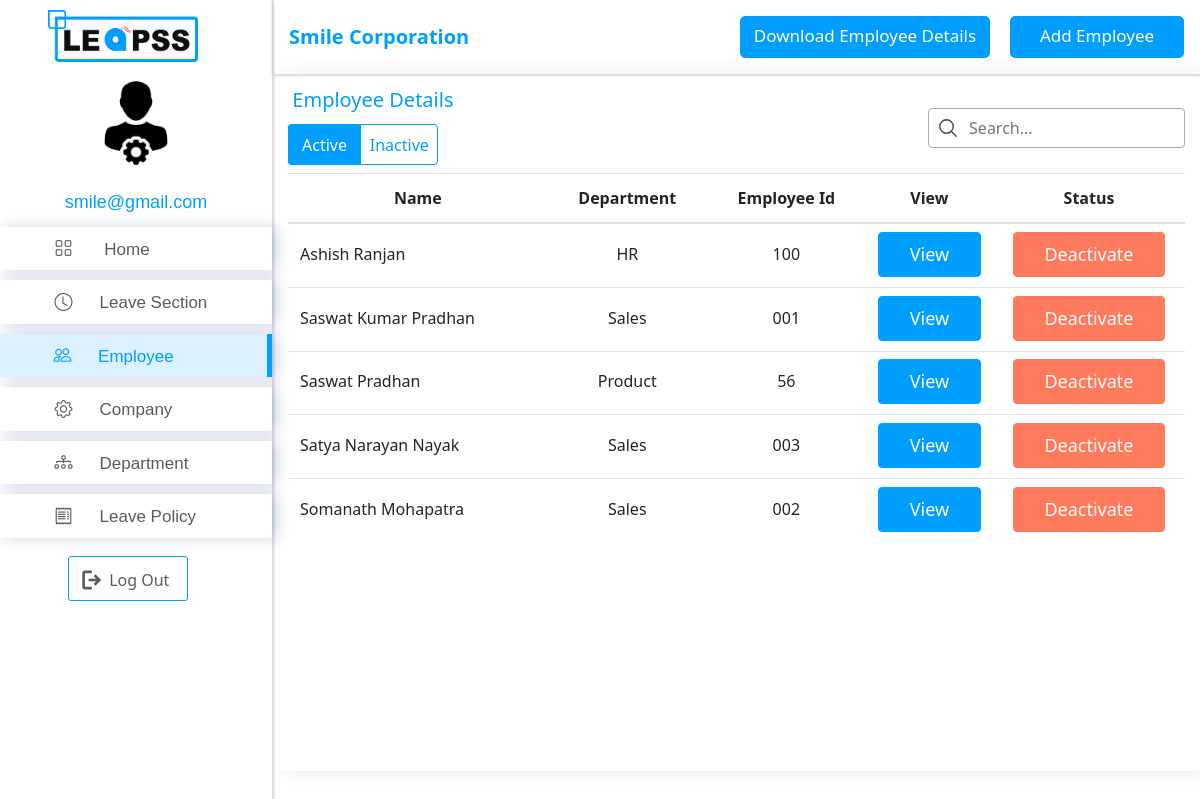
The app's page /activeEmployee (signed in) with its own data.
### app/models.py (models this page shows, shortened)
class Company(models.Model):
    name = models.CharField(max_length=500)
    email = models.EmailField(max_length=500,unique=True)
    website = models.CharField(max_length=500)
    telephone = models.CharField(max_length=500)
    telephone1 = models.CharField(max_length=500, blank=True, null=True)
    telephone2 = models.CharField(max_length=500, blank=True, null=True)
    address = models.CharField(max_length=500)
    pincode = models.CharField(max_length=500)
    city = models.CharField(max_length=500)
    state = models.CharField(max_length=500)
    country = models.CharField(max_length=500)
    username = models.CharField(max_length=500,unique=True,default='admin')
    password = models.CharField(max_length=500, default='12345678')
    setup_completed = models.BooleanField(default=True)
    creation_date = models.DateField(auto_now=True)

class Employee(models.Model):
    user = models.OneToOneField(User, on_delete=models.CASCADE)
    com_id = models.ForeignKey(Company, on_delete=models.CASCADE)
    emp_id = models.CharField(max_length=200,unique=True)
    name = models.CharField(max_length=200)
    company_contact = models.CharField(max_length=100,null=True,blank=True)
    personal_contact = models.CharField(max_length=100)
    present_address = models.CharField(max_length=100,null=True,blank=True)
    permanent_address = models.CharField(max_length=100,null=True,blank=True)
    dob = models.DateField()
    doj = models.DateField()
    gender = models.CharField(max_length=20)
    email = models.EmailField(max_length=70,null=True,blank=True)
    office_email = models.EmailField(max_length=70)
    image = models.ImageField(upload_to='images/', default='user.png')
    status = models.BooleanField(default=True)
    designation = models.CharField(max_length=200)
    level = models.CharField(max_length=100)
    department = models.ForeignKey(Department, on_delete=models.CASCADE)
    reporting = models.ForeignKey("self", null=True, blank=True, on_delete=models.CASCADE)
    deactivate = models.CharField(max_length=5000, null=True, blank=True)
    activate = models.CharField(max_length=5000, null=True, blank=True)

class Department(models.Model):
    com_id = models.ForeignKey(Company, on_delete=models.CASCADE)
    dep_code = models.CharField(max_length=50)
    department = models.CharField(max_length=100)
    def __str__(self):
        return self.department

### app/views.py (the view)
# urls.py: path('activeEmployee', activeEmployee, name='activeEmployee'),
@login_required(login_url='adminLogin')
@user_passes_test(lambda u: is_admin(u) or is_hr(u))
def activeEmployee(request):
    com = Company.objects.filter(username=request.user.username).first()
    if com is None:
        emp = Employee.objects.filter(email=request.user.username).first()
        com = Company.objects.filter(name=emp.com_id).first()
    emp = Employee.objects.filter(status=True, com_id=com).order_by('name')
    context = {'emp':emp,'com':com}
    return render(request, 'activeEmployee.html', context)

### app/views.py (called while the page is built)
def is_admin(user):
    return user.groups.filter(name='ADMIN').exists()

### app/templates/activeEmployee.html (shortened to what this page needs)
<!DOCTYPE html>
<html lang="en">
<head>
    {% load static %}
    <link href="{% static 'assets\css\admin.css' %}" rel="stylesheet">
    <link rel="stylesheet" href="{% static 'assets/css/approvalStatus.css'%}">
    <link rel="stylesheet" href="https://unpkg.com/aos@next/dist/aos.css" />
    <link rel="stylesheet" href="https://cdn.jsdelivr.net/npm/bootstrap@4.6.2/dist/css/bootstrap.min.css">
    <link href='https://unpkg.com/boxicons@2.1.4/css/boxicons.min.css' rel='stylesheet'>
    <link rel="stylesheet" href="https://use.fontawesome.com/releases/v5.0.10/css/all.css">
    <link rel="stylesheet" href="https://cdn.jsdelivr.net/npm/bootstrap-icons@1.10.2/font/bootstrap-icons.css">
</head>
<body id="body-pd">
    <div class="d-flex" id="wrapper">
        <div class="border-end bg-white border-right position-sticky header" id="sidebar-wrapper">
            <div class="justify-content-center">
                <div class="leapss"><img src="{% static 'assets/img/logo.png'%}" alt="">
                  <button class="btn" id="sidebarClose">  </button>
                </div>
            </div>
            <ul class="sidebar-nav " id="sidebar-nav">
                <li class="profile"data-bs-toggle="collapse">
                    <img src="{% static 'assets/img/user.png'%}" alt="" class="img-fluid rounded-circle">
                    <h6>{{user.username}}</h6>
                </li>
            </ul>
            <div class="list-group list-group-flush" style="list-style:none; margin-top: 3%;">
                <li ><a class="list-group-item" href="/adminDashboard"><i class="bi bi-grid" style="margin-left: 20%; font-size:18px;"></i><span></i> <span>Home</span></a></li>
                <li><a class="list-group-item " href="/leaveApplicationDetails"> <i class="bi bi-clock" style="margin-left: 20%;font-size:18px; "></i><span></i><span>Leave Section</span></a></li>
                <li><a class="list-group-item active" href="{% url 'activeEmployee' %}"><i class="bi bi-people" style="margin-left: 20%;font-size:18px;"></i><span></i><span>Employee</span></a></li>
                <li><a class="list-group-item " href="/companySetup"><i class="bi bi-gear"style="margin-left: 20%;font-size:18px;"></i><span></i><span>Company</span></a></li>
                <li><a class="list-group-item" href="{% url 'department' %}"><i class="bi bi-diagram-3"style="margin-left: 20%;font-size:18px;"></i><span></i><span>Department</span></a></li>
                <li><a class="list-group-item " href="/leavePolicySetting"><i class="bi bi-receipt"style="margin-left: 20%;font-size:18px;"></i><span></i><span>Leave Policy</span></a></li>
             </div>
             <div class="logout">
              <a class="nav-link"href="{% url 'logout' %}"><span class="material-symbols-outlined"style="padding:5%;font-weight: 600; position:relative;top:3px;">
                </span><span style="font-family: 'Segoe UI', sans-serif; position:relative;bottom:3px; ">Log Out</span></a>
            </div>
        </div>
        <div id="page-content-wrapper">
            <nav class="navbar navbar-expand-lg  align-items-center justify-content-between border-bottom">
                <div class="logo d-flex align-items-center">
                    <span>{% if com is None %}Your Company Name{% else %}{{  com.name }}{% endif %}</span>
                  </div>
                    <ul class="d-flex align-items-center header-nav">
                      <li style="list-style: none;margin-right:20px;" class="">
                          <a type="button" href="/download_employees" style="width:250px;background-" class="btn">
                            Download Employee Details
                          </a>
                      </li>
                      <li style="list-style: none;"class="addEmp">
                        <a type="button" href="/addEmployee" class="btn ">
                          Add Employee
                        </a>
                    </li>
                    </ul>
            </nav>
            <section class="section container pageClass bg-white rounded dashboard">
                <div class="row" style="margin-top: 1%;">
                  <div class="col-md-6"><h5 style="color: #009eff;padding: 1%;">Employee Details</h5>
                    <p>
                      <p>
                        <a id="activebtn"  href="{% url 'activeEmployee' %}">Active</a>
                        <a id="inactivebtn" href="{% url 'inactiveEmployee' %}">Inactive</a>
                      </p>
                    </p>
                  </div>
                    <div class="col-md-2"></div>
                    <div class="col-md-4"style="padding-left:4%;">
                    <div class="input-group" style="float:inline-end ;margin-bottom: 4%;">
                    <div id="search-autocomplete" class="form-outline">
                      <br>
                      <form method="POST" autocomplete="off" id="search-form" >
                        <div class="inputWithIcon">
                            <input id="search-input" class="search" type="search" placeholder="Search..." autofocus />
                            <ion-icon name="search-outline"></ion-icon>
                        </div>
                    </form>
                    </div>
                    </div>
                    </div> </div>
                    <div class="table-responsive-lg">
                  <table class="table  "style=" overflow-x: hidden; ">
                      <thead style="text-align: center;">
                        <tr>
                          <th scope="col">Name</th>
                          <th scope="col">Department</th>
                          <th scope="col">Employee Id</th>
                          <th scope="col">View</th>
                          <th scope="col">Status</th>
                        </tr>
                      </thead>
                      <tbody style="text-align: center;">
                        {% for emp in emp %}
                        <tr>
                            <td style="text-align:left; margin-left:10%" class='name'>{{ emp.name}}</td>
                            <td class='dep'>{{ emp.department }}</td>
                            <td class='emp_id'>{{ emp.emp_id }}</td>
                            <td>
                              <div class="edit">
                                  <a type="button" style="position: relative; top:-10px"  class="btn btn-primary btn-lg " href="{% url 'viewEmployee' emp.id %}">View</a>
                              </div>
                            </td>
                            <td>
                              <div class="reject">
                                  <a type="button" style="position: relative; top:-10px" class="btn btn-primary btn-lg " style="width: 80%; background-color: #FF7B5D; border: none ;"href="{% url 'deactivateDetail' emp.id %}" onclick="return confirm('Are You Sure?')">Deactivate</a>
                              </div>
                            </td>
                        </tr>
                    {% endfor %}
                      </tbody>
                    </table>
                    </div>
            </section>
        </div>
    </div>
</body>
</html>

### app/static/assets/css/admin.css (style rules this page uses)
:root { --bs-body-bg: #fff; --main-color: #009eff; --bs-body-text-align: center; --border-color:#707070; }
*, *::before, *::after { box-sizing: border-box; font-family: 'Segoe UI', sans-serif; }
@media (prefers-reduced-motion: no-preference) { :root { scroll-behavior: smooth; } }
body { margin: 0; font-family: 'Segoe UI', sans-serif; font-size: var(--bs-body-font-size); font-weight: var(--bs-body-font-weight); line-height: var(--bs-body-line-height); -webkit-text-size-adjust: 100%; -webkit-tap-highlight-color: rgba(0, 0, 0, 0); border-color: var(--border-color); }
nav { box-shadow: 0px 0px 3px #b3b2b2; }
.header-nav li a { position: relative; font-family: 'Segoe UI', sans-serif; font-size: 17px; top: 8px; border:1px solid #009eff; background-color: #009eff; color: #ffffff; border-radius: 5px; position: relative; width: 174px; height: 42px; padding: 10px auto; }
.input-group input { position: relative; height: 42px; }
.input-group { margin-left: 50px; }
.leapss { display: flex; justify-content: center; margin-top: 10px; }
.leapss img { padding: 0%; height: 52px; width: 150px; }
.logout { margin: 5% 25%; align-items: center; }
.logout a { padding: 2% 4% 2%; border: 1px solid; font-size: 16px; border-color: var(--main-color); border-radius: 3px; background-color: #fff; font-family: 'Seoge UI'; color: #5b5b5b; height: 45px; width: 120px; font-family: 'Segoe UI', sans-serif; }
.sidebar-nav { padding: 0; margin: 0; list-style: none; }
.navbar .logo span { text-decoration: none; font-size: 20px; width: 150%; font-weight: BOLD; color: #009eff; font-family: 'Segoe UI', sans-serif; }
.profile img { margin: 15px auto; display: block; height: 100px; width: 100px; object-fit: cover; }
#wrapper { overflow-x: hidden; }
#sidebar-wrapper { min-height: 100vh; margin-left: -17rem; box-shadow: 0 0 3px 0 rgba(0, 0, 0, 0.12), 0 2px 3px 0 rgba(0, 0, 0, 0.22); transition: margin 0.25s ease-out; }
#sidebar-wrapper h6 { font-size: 18px; color: #009eff; margin: 0; padding: 0; -moz-text-align-last: center; text-align-last: center; font-family: "Poppins", sans-serif; }
#sidebar-wrapper .list-group-item { text-decoration: none; padding: 8px 0px; border: none; box-shadow: 5px 0px 15px rgba(1, 41, 112, 0.2); }
#sidebar-wrapper .list-group-item span { margin-left: 5%; font-size: 17px; font-family: "Poppins", sans-serif; }
#sidebar-wrapper .list-group a { color: #5B5B5B; }
#sidebar-wrapper .list-group { margin-top: 10%; width: 17rem; font-size: 16px; border-color: var(--border-color); margin: 0; padding: 0; list-style: none; font-size: 16px; text-align: center; }
#sidebar-wrapper .list-group li { background-color: #FFF; text-align: left; border: none; padding: 5px 0px; }
#sidebar-wrapper .list-group .active { border: none; border-right: 5px solid #009eff; background-color: #DBF1FF; color: var(--main-color); }
#page-content-wrapper { min-width: 100vw; }
.pageClass { height: 87vh; overflow-y: scroll; overflow-x: hidden; }
.dashboard .table tbody tr td { padding-top: 2%; padding-bottom: 0%; }
.dashboard .inputWithIcon { position: relative; display: flex; justify-content: flex-end; }
.dashboard .inputWithIcon input { border: 1px solid #aaa; border-radius: 4px; outline: none; padding: 10px; box-sizing: border-box; padding-left: 40px; height: 40px; }
.dashboard .inputWithIcon ion-icon { position: absolute; left: 25%; top: 2px; padding: 7px 9px; color: #474747; font-size: 22px; }
#activebtn { background-color: #009eff; text-decoration: none; color: #fff; border: 1px solid #009eff; border-radius: 4px; padding: 2% 3%; margin-right: 0%; border-top-right-radius: 0px; border-bottom-right-radius: 0px; height: 50px; }
#inactivebtn { background-color: #fff; text-decoration: none; color: #009eff; border: 1px solid #009eff; border-radius: 4px; margin-left: -5px; border-top-left-radius: 0px; border-bottom-left-radius: 0px; padding: 2% 2%; height: 50px; }
@media (min-width: 768px) { #sidebar-wrapper { margin-left: 0; } }
@media (min-width: 768px) { #page-content-wrapper { min-width: 0; width: 100%; } }

### records on screen
Company: name "Smile Corporation"
Employee: name "Ashish Ranjan", department "HR", emp_id "100"
Employee: name "Saswat Kumar Pradhan", department "Sales", emp_id "001"
Employee: name "Saswat Pradhan", department "Product", emp_id "56"
Employee: name "Satya Narayan Nayak", department "Sales", emp_id "003"
Employee: name "Somanath Mohapatra", department "Sales", emp_id "002"

### other values on screen
{{ user.username }} "smile@gmail.com"
